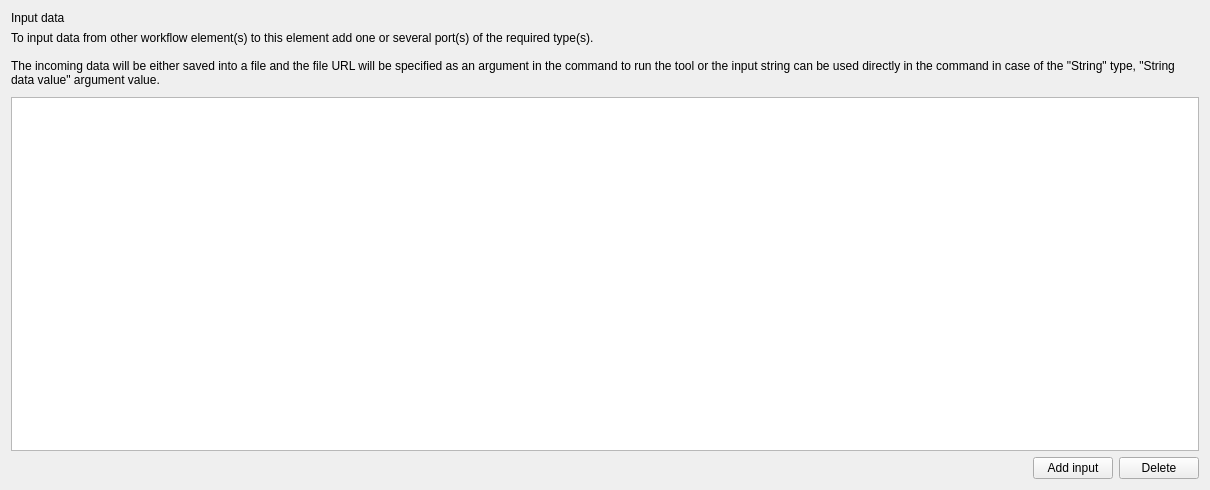
<?xml version="1.0" encoding="UTF-8"?>
<ui version="4.0">
 <class>CreateCmdlineBasedWorkerWizardInputDataPage</class>
 <widget class="QWizardPage" name="CreateCmdlineBasedWorkerWizardInputDataPage">
  <property name="geometry">
   <rect>
    <x>0</x>
    <y>0</y>
    <width>1210</width>
    <height>490</height>
   </rect>
  </property>
  <property name="windowTitle">
   <string>WizardPage</string>
  </property>
  <layout class="QVBoxLayout" name="verticalLayout_3">
   <item>
    <widget class="QLabel" name="lblTitle">
     <property name="text">
      <string>Input data</string>
     </property>
    </widget>
   </item>
   <item>
    <layout class="QVBoxLayout" name="verticalLayout">
     <property name="spacing">
      <number>10</number>
     </property>
     <item>
      <widget class="QLabel" name="lblDescription">
       <property name="sizePolicy">
        <sizepolicy hsizetype="Preferred" vsizetype="Preferred">
         <horstretch>0</horstretch>
         <verstretch>0</verstretch>
        </sizepolicy>
       </property>
       <property name="text">
        <string>To input data from other workflow element(s) to this element add one or several port(s) of the required type(s).

The incoming data will be either saved into a file and the file URL will be specified as an argument in the command to run the tool or the input string can be used directly in the command in case of the &quot;String&quot; type, &quot;String data value&quot; argument value.</string>
       </property>
       <property name="wordWrap">
        <bool>true</bool>
       </property>
      </widget>
     </item>
     <item>
      <widget class="QTableView" name="tvInput">
       <property name="selectionMode">
        <enum>QAbstractItemView::SingleSelection</enum>
       </property>
      </widget>
     </item>
    </layout>
   </item>
   <item>
    <layout class="QHBoxLayout" name="inputsButtonsLayout">
     <property name="sizeConstraint">
      <enum>QLayout::SetMinAndMaxSize</enum>
     </property>
     <item>
      <spacer name="horizontalSpacer">
       <property name="orientation">
        <enum>Qt::Horizontal</enum>
       </property>
       <property name="sizeHint" stdset="0">
        <size>
         <width>188</width>
         <height>20</height>
        </size>
       </property>
      </spacer>
     </item>
     <item>
      <widget class="QPushButton" name="pbAddInput">
       <property name="text">
        <string>Add input</string>
       </property>
      </widget>
     </item>
     <item>
      <widget class="QPushButton" name="pbDeleteInput">
       <property name="text">
        <string>Delete</string>
       </property>
      </widget>
     </item>
    </layout>
   </item>
  </layout>
 </widget>
 <resources/>
 <connections/>
</ui>
